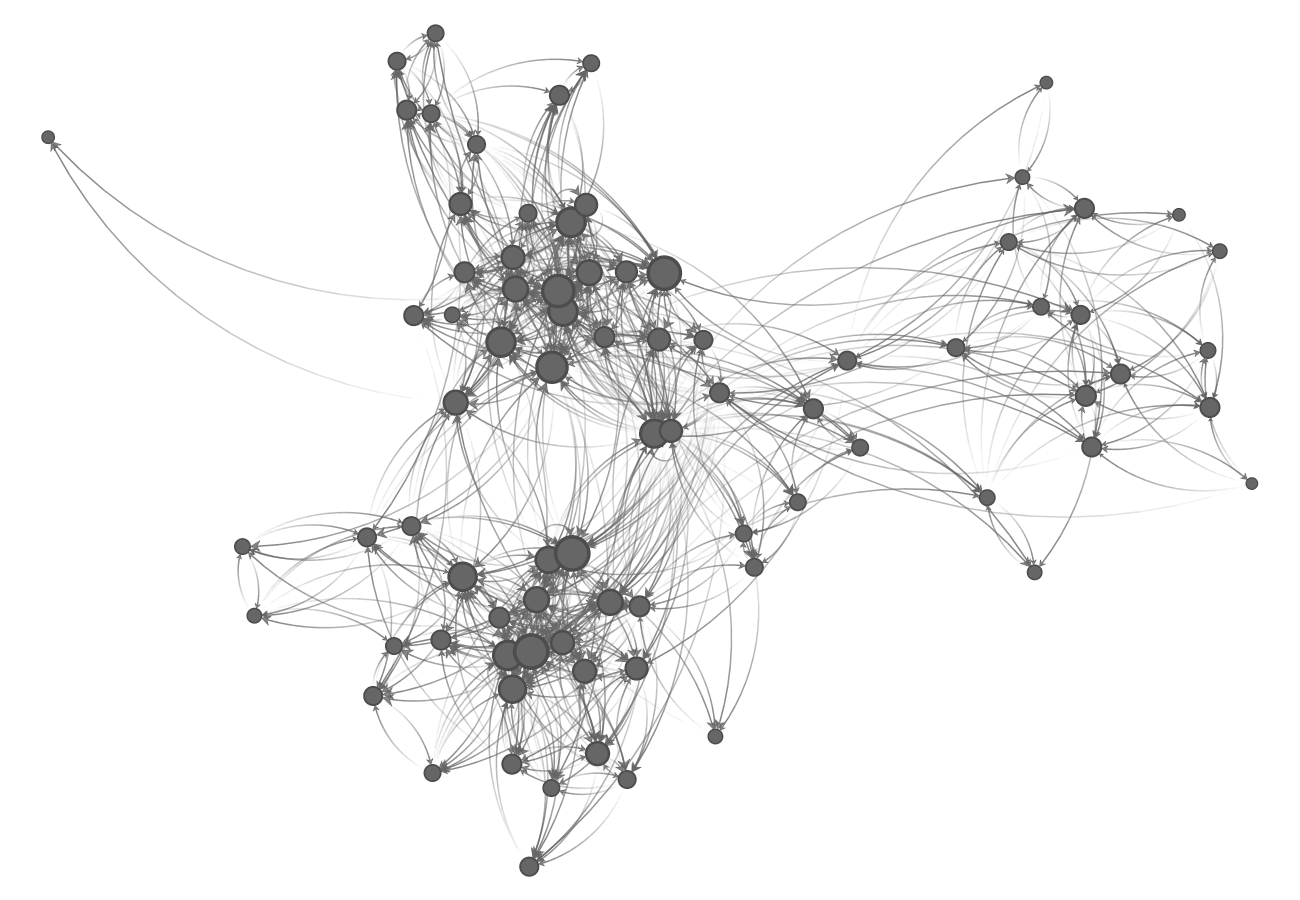

The script that saved this image:
library(netplot)
library(magrittr)
data(UKfaculty, package="igraphdata")

set.seed(1231)
graphics.off()
oldpar <- par(lwd=10)
png(file = "talk/fig/ukfaculty-igraph.png", width = 1300, height=900)
nplot(UKfaculty, vertex.color = "gray40", edge.width = 2)
dev.off()
par(oldpar)